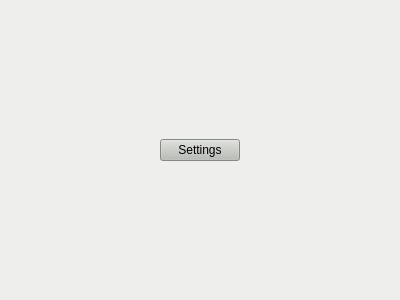
<?xml version="1.0" encoding="UTF-8"?>
<ui version="4.0">
 <class>General</class>
 <widget class="QWidget" name="General">
  <property name="geometry">
   <rect>
    <x>0</x>
    <y>0</y>
    <width>400</width>
    <height>300</height>
   </rect>
  </property>
  <property name="windowTitle">
   <string>Form</string>
  </property>
  <property name="styleSheet">
   <string notr="true">background-color: rgb(238, 238, 236);</string>
  </property>
  <layout class="QVBoxLayout" name="verticalLayout">
   <item>
    <spacer name="verticalSpacer">
     <property name="orientation">
      <enum>Qt::Vertical</enum>
     </property>
     <property name="sizeHint" stdset="0">
      <size>
       <width>20</width>
       <height>119</height>
      </size>
     </property>
    </spacer>
   </item>
   <item>
    <layout class="QHBoxLayout" name="horizontalLayout">
     <item>
      <spacer name="horizontalSpacer">
       <property name="orientation">
        <enum>Qt::Horizontal</enum>
       </property>
       <property name="sizeHint" stdset="0">
        <size>
         <width>40</width>
         <height>20</height>
        </size>
       </property>
      </spacer>
     </item>
     <item>
      <widget class="QPushButton" name="btnSettings">
       <property name="styleSheet">
        <string notr="true">background-color: rgb(186, 189, 182);
color: rgb(0, 0, 0);</string>
       </property>
       <property name="text">
        <string>Settings</string>
       </property>
      </widget>
     </item>
     <item>
      <spacer name="horizontalSpacer_2">
       <property name="orientation">
        <enum>Qt::Horizontal</enum>
       </property>
       <property name="sizeHint" stdset="0">
        <size>
         <width>40</width>
         <height>20</height>
        </size>
       </property>
      </spacer>
     </item>
    </layout>
   </item>
   <item>
    <spacer name="verticalSpacer_2">
     <property name="orientation">
      <enum>Qt::Vertical</enum>
     </property>
     <property name="sizeHint" stdset="0">
      <size>
       <width>20</width>
       <height>118</height>
      </size>
     </property>
    </spacer>
   </item>
  </layout>
 </widget>
 <resources/>
 <connections/>
</ui>
